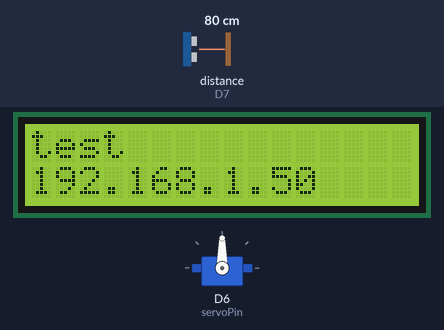
This sketch was run on a simulated ESP8266 (NodeMCU). Parts: 16×2 character LCD, servo. Wiring (inferred from the names in the program): ultrasonic range finder: trigger D8; echo D7. The inputs (shaded band) are chosen by the test bench; at power-on: distance to the obstacle (sensor on D7) 80 cm. The echo pulse lasts 58.3 µs per cm; WiFi joins after 1.5 s; servers stay silent unless stated; the local clock reads 2024-03-15 10:24:30 at power-on unless the sketch sets it; web services answer with replies made up by the test bench; what the sketch prints to the serial monitor is not drawn.

Above: at 6.8 s.
6.9 s: distance to the obstacle (sensor on D7) set to 23 cm
9.2 s: distance to the obstacle (sensor on D7) set to 19 cm
At 11.6 s:
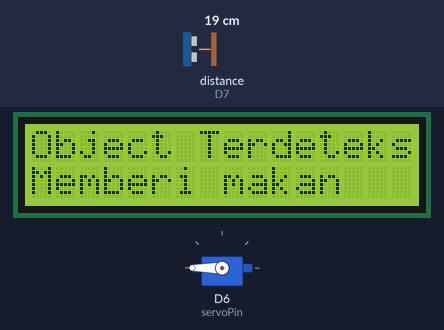
At 15.0 s:
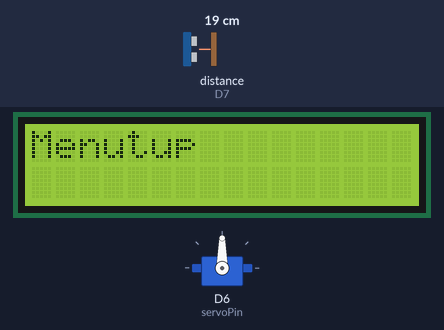
Timing chart, 0 to 16.5 s (numbered marks = the images above; inputs shaded):
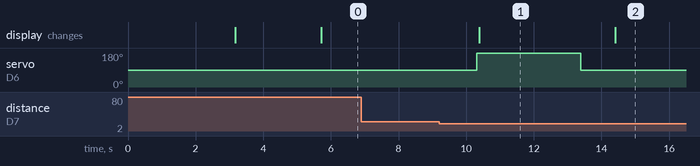

The sketch:

pet_feeder.ino
```cpp
#include <Wire.h>
#include <RTClib.h>
#include <Servo.h>
#include <LiquidCrystal_I2C.h>
#include <UniversalTelegramBot.h>
#include <ArduinoJson.h>
#include <WiFiClientSecure.h>
#include <WiFiClient.h>
#include <ESP8266WiFi.h>

// Ganti Jenegan Wifi ro Password
#define WIFI_SSID "test"
#define WIFI_PASSWORD "12345678"

// Inisialisasi I2C LCD
LiquidCrystal_I2C lcd(0x27, 16, 2);

// Inisialisasi sensor ultrasonik
const int trigPin = D8;
const int echoPin = D7;

// Inisialisasi servo motor
const int servoPin = D6;
Servo myServo;


// Inisialisasi RTC
RTC_DS3231 rtc;

// Variabel untuk status memberi makanan
bool makananDiberikan = false;
bool dispenserTerbuka = false;

// Variabel untuk melacak waktu terakhir makan dan waktu pemberian makan berikutnya
int jamPemberianMakan[4] = { 8, 12, 16, 20 };  // Waktu pemberian makan (jam) dalam sehari
int jamTerakhirMakan = -1;
int indeksPemberianMakan = 0;

void setup() {
  Serial.begin(9600);

  myServo.write(90);

  // Initialize the LCD
  lcd.init();
  lcd.backlight();
  lcd.begin(16, 2);
  lcd.print("Pet Feeder");
  lcd.setCursor(0, 1);
  lcd.print("Starting...");

  Wire.begin();
  rtc.begin();
  myServo.attach(servoPin);

  pinMode(trigPin, OUTPUT);
  pinMode(echoPin, INPUT);
  delay(3000);
  lcd.clear();

  // Connect to Wi-Fi
  // attempt to connect to Wifi network:
  Serial.println("Connecting to Wifi SSID ");
  Serial.print(WIFI_SSID);
  lcd.clear();
  lcd.setCursor(0, 0);
  lcd.print("Connecting Wifi");
  delay(1000);
  WiFi.begin(WIFI_SSID, WIFI_PASSWORD);

  while (WiFi.status() != WL_CONNECTED) {
    Serial.print(".");
    delay(500);
  }
  Serial.print("\nWiFi connected. IP address: ");
  Serial.println(WiFi.localIP());
  lcd.clear();
  lcd.setCursor(0, 0);
  lcd.print(WIFI_SSID);
  lcd.setCursor(0, 1);
  lcd.print(WiFi.localIP());
}

float measureDistance() {
  Serial.println("HCSR04 run...");
  long duration;
  float distance;

  // Send ultrasonic pulse
  digitalWrite(trigPin, LOW);
  delayMicroseconds(2);
  digitalWrite(trigPin, HIGH);
  delayMicroseconds(10);
  digitalWrite(trigPin, LOW);

  // HCsr04  duration of the pulse from the echo pin
  duration = pulseIn(echoPin, HIGH);

  // Calculate the distance in centimeters
  distance = duration * 0.034 / 2.0;

  return distance;
}

void loop() {
  float distance = measureDistance();

  Serial.print(distance);
  Serial.println(" CM");

  // Mengambil waktu dari modul RTC
  DateTime now = rtc.now();
  Serial.print("Waktu sekarang: ");
  Serial.print(now.day(), DEC);
  Serial.print('/');
  Serial.print(now.month(), DEC);
  Serial.print('/');
  Serial.print(now.year(), DEC);
  Serial.print(" ");
  Serial.print(now.hour(), DEC);
  Serial.print(':');
  Serial.print(now.minute(), DEC);
  Serial.print(':');
  Serial.println(now.second(), DEC);

  // Mengecek waktu pemberian makan berikutnya
  if (now.hour() == jamPemberianMakan[indeksPemberianMakan] && now.minute() == 0 && !makananDiberikan) {
    if (now.hour() != jamTerakhirMakan) {
      // Beri makan pada waktu pemberian makan berikutnya
      jamTerakhirMakan = now.hour();
      beriMakan();
    }
  }

  // Fungsi makan menggunkan ultrasonic
  // Jika kucing mendekat dalam jarak 10-20 cm dan dispenser belum dibuka sebelumnya
  if (distance >= 10 && distance <= 20 && !dispenserTerbuka) {
    myServo.write(180);  // Menggerakkan servo ke posisi 180 derajat
    Serial.println("Object Terdeteksi");
    Serial.println("Membuka tempat makan");
    lcd.clear();
    lcd.print("Object Terdeteksi");
    lcd.setCursor(0, 1);
    lcd.print("Memberi makan");

    delay(3000);       // Beri makanan selama 3 detik
    myServo.write(90);  // Mengembalikan servo ke posisi 90 derajat
    Serial.println("Menutup");
    delay(1000);
    lcd.clear();
    lcd.print("Menutup");
    makananDiberikan = true;  // Set status memberi makanan menjadi true
    dispenserTerbuka = true;  // Set status dispenser terbuka menjadi true
  }

  // Jika kucing masih dalam jarak 10-20 cm tapi dispenser sudah dibuka sebelumnya
  else if (distance >= 10 && distance <= 20 && dispenserTerbuka) {
    // Tidak melakukan apa pun, biarkan dispenser terbuka selama 5 detik dan kemudian akan ditutup
  }

  // Reset status dispenser jika kucing sudah menjauh
  else if (distance > 20) {
    dispenserTerbuka = false;
  }

  delay(500);
  TS();
}

//fungsi makan dengan RTC
// Fungsi untuk memberi makan
void beriMakan() {
  Serial.println("Eksekusi beriMakan.... ");
  myServo.write(180);  // Menggerakkan servo ke posisi 180 derajat
  Serial.println("Memberi makan");
  lcd.clear();
  lcd.print("Memberi makan");

  delay(3000);       // Beri makanan selama 3 detik
  myServo.write(90);  // Mengembalikan servo ke posisi 90 derajat
  Serial.println("Menutup");
  delay(1000);
  lcd.clear();
  lcd.print("Menutup");
  makananDiberikan = true;                                // Set status memberi makanan menjadi true
  delay(1000);                                            // Tunggu 1 detik (untuk menghindari loop makanan terlalu cepat)
  makananDiberikan = false;                               // Set status memberi makanan kembali menjadi false
  indeksPemberianMakan = (indeksPemberianMakan + 1) % 4;  // Pindah ke waktu pemberian makan berikutnya
}

// thingspeak
void TS() {
  Serial.println("Eksekusi TS.... ");
  float distance_cm = measureDistance();

  const char* host = "api.thingspeak.com";
  const String apiKey = "K0PA6S55MXWVN677";

  // Buat URL untuk mengirim data ke Thingspeak
  String url = "/update?api_key=" + apiKey + "&field1=" + String(distance_cm);

  // Buat koneksi ke server Thingspeak
  WiFiClient client;
  if (client.connect(host, 80)) {
    // Kirim permintaan HTTP POST ke server Thingspeak
    client.print(String("GET ") + url + " HTTP/1.1\r\n" + "Host: " + host + "\r\n" + "Connection: close\r\n\r\n");
    delay(500);

    // Tunggu respon dari server
    while (client.available()) {
      String line = client.readStringUntil('\r');
      Serial.print(line);
    }
    Serial.println();
    client.stop();
  }
}
```

Measured:
- the behaviour switches between 21 and 20 cm on distance to the obstacle (sensor on D7) (found by bisection; images 0 and 1)
- after the input at 6.9 s, every drawn part: stays the same
- after the input at 9.2 s, servo on D6 (servoPin): 90° → 180° after 1.1 s, → 90° 3.1 s later; the display: changes after 1.2 s (image 1)
- what the display in image 1 shows lasts 4.0 s, from 10.4 s to 14.4 s
